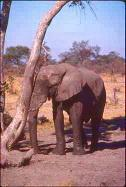
#> input picture Image Classification Using ANN/Example/dataset/animal_elw/elephant/elephant (1).jpg, 126 x 187 px; its folder holds 4 pictures in this run
$ jupyter execute --allow-errors 'Image Fundamentals.ipynb'
#> lines starting #> are read from the running program, lines starting #| are printed output that depends on the picture
[cell 1]
import cv2

[cell 2]
# membaca image
image = cv2.imread("leaf.jpg")

[cell 3]
print(image)
#| None

[cell 4]
# menampilkan image
cv2.imshow('leaf', image)
cv2.waitKey(0)
cv2.destroyAllWindows()

#> (a cell that did not finish here is left out)

#> (a cell that did not finish here is left out)

#> (a cell that did not finish here is left out)

#> (a cell that did not finish here is left out)

#> (a cell that did not finish here is left out)

#> (a cell that did not finish here is left out)

#> (a cell that did not finish here is left out)

#> (a cell that did not finish here is left out)

#> (a cell that did not finish here is left out)

[cell 14]
# adjust image contrast
import numpy as np
#> (the rest of this cell did not finish here and is left out)

#> (a cell that did not finish here is left out)

#> (a cell that did not finish here is left out)

[cell 17]
# get all files in a folder
import glob

imdir = 'dataset/elephant/'
ext = ['png', 'jpg', 'gif']    # Add image formats here

files = []
[files.extend(glob.glob(imdir + '*.' + e)) for e in ext]

images = [cv2.imread(file) for file in files]
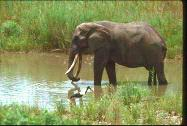
#> input picture Image Classification Using ANN/Example/dataset/animal_elw/elephant/elephant (10).jpg, 187 x 126 px
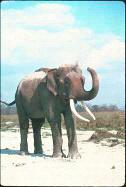
#> input picture Image Classification Using ANN/Example/dataset/animal_elw/elephant/elephant (100).jpg, 126 x 187 px
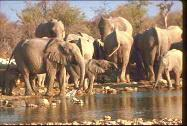
#> input picture Image Classification Using ANN/Example/dataset/animal_elw/elephant/elephant (20).jpg, 187 x 126 px
#> images = 4 items

# adjust contrast to all of them nd save to different location
i = 1
for img in images:
    im_adjusted = cv2.addWeighted(img, 1.5, np.zeros(img.shape, img.dtype), 0, -100)
    im_name = "dataset/elephant_contrast/" + str(i) + ".jpg"
    cv2.imwrite(im_name, im_adjusted)
    i+=1
#> this loop made 4 passes
#> im_name on passes 1 to 4: 'dataset/elephant_contrast/1.jpg', 'dataset/elephant_contrast/2.jpg', 'dataset/elephant_contrast/3.jpg', 'dataset/elephant_contrast/4.jpg'
#> pass 1, `im_adjusted = cv2.addWeighted(img, 1.5, np.zeros(img.shape, img.dtype)..`:
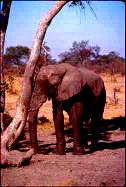
#> im_adjusted: shape (187, 126, 3); mean B, G, R 106, 95.6, 133.5
#> pass 2, `im_adjusted = cv2.addWeighted(img, 1.5, np.zeros(img.shape, img.dtype)..`:
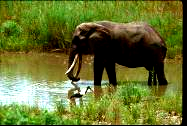
#> im_adjusted: shape (126, 187, 3); mean B, G, R 44.6, 112.3, 101.9
#> pass 3, `im_adjusted = cv2.addWeighted(img, 1.5, np.zeros(img.shape, img.dtype)..`:
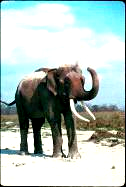
#> im_adjusted: shape (187, 126, 3); mean B, G, R 189.2, 193.8, 177.3
#> after the loop, i = 5
